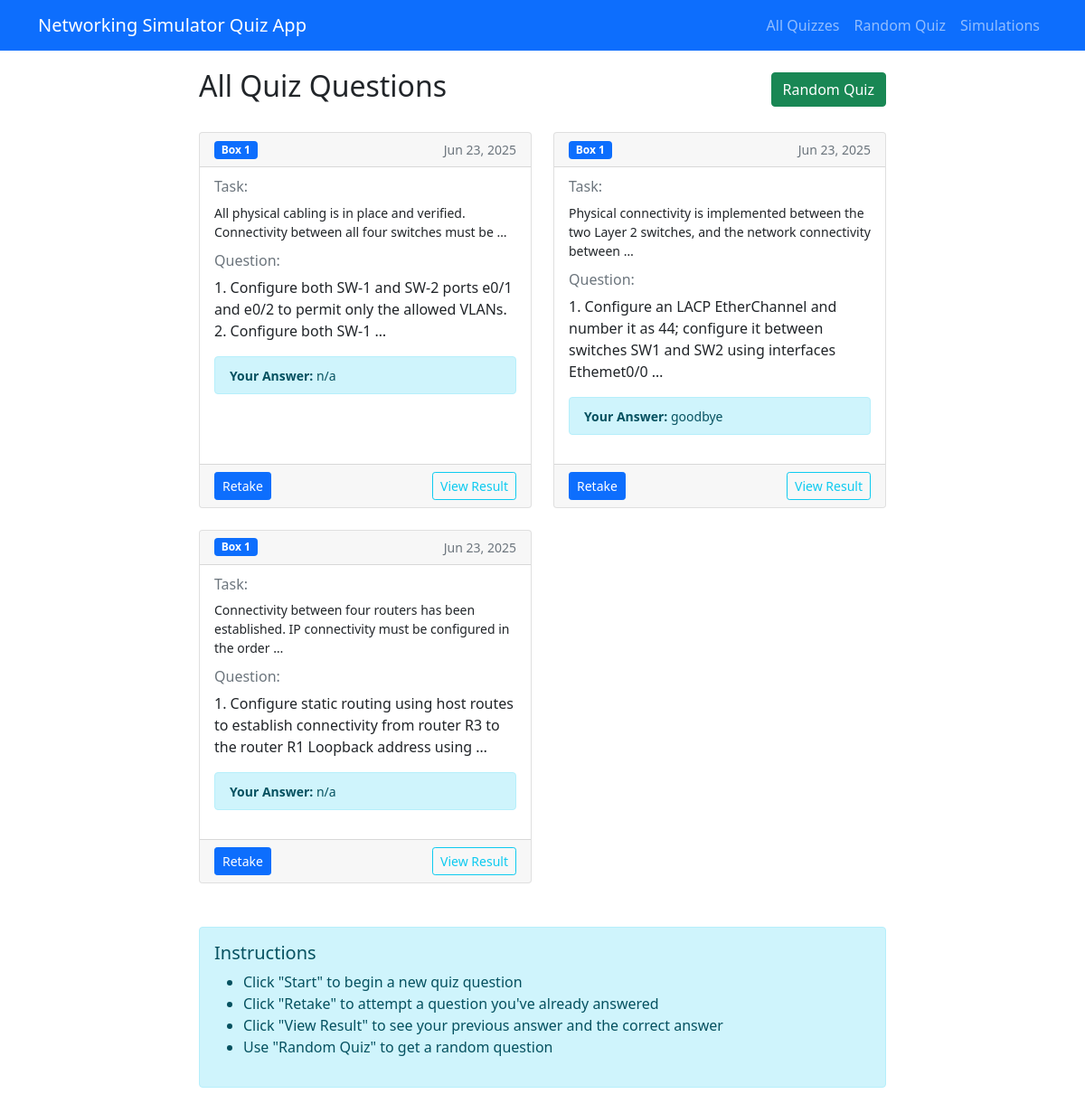
The page /quiz/ on the database as committed earlier.
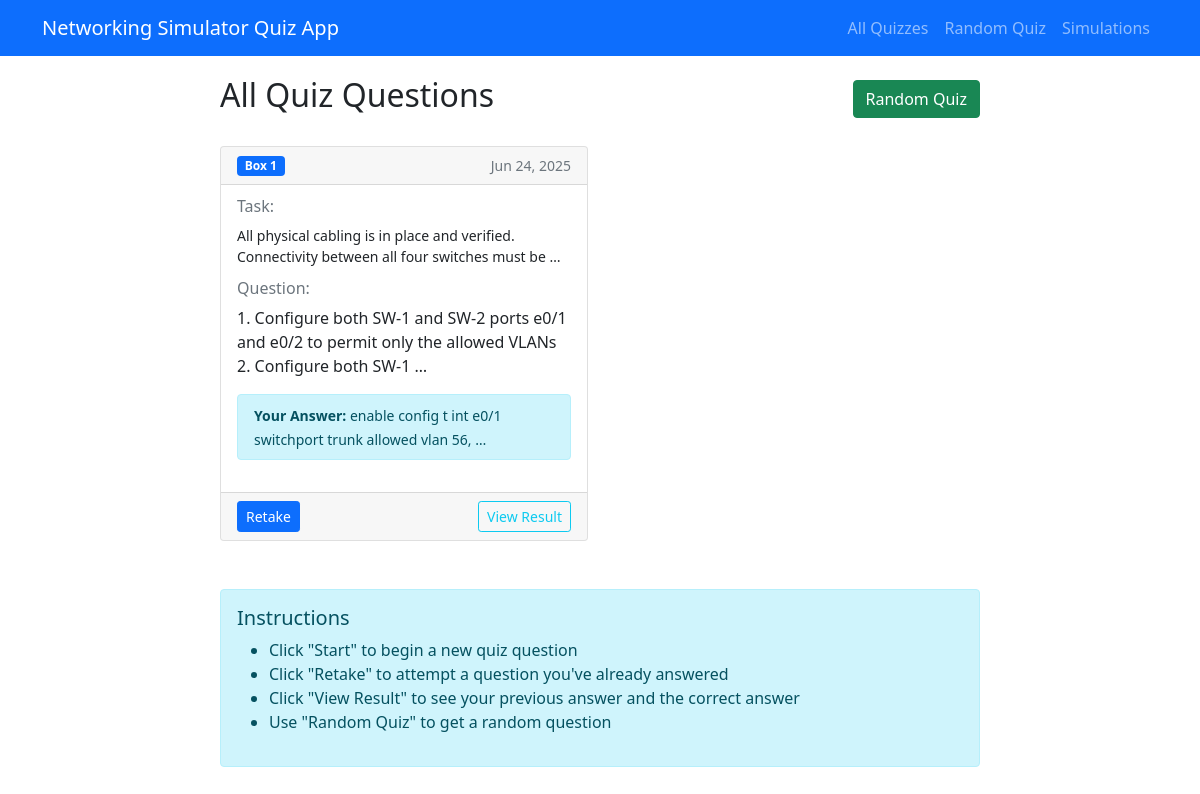
The same page on the database as committed later.
### simulations/models.py (models this page shows, shortened)
class Simulation(models.Model):
    task = models.TextField(max_length=600)
    question = models.TextField(max_length=600)
    labanswer = models.TextField(max_length=600)
    useranswer = models.TextField(max_length=600, blank=True)
    box = models.IntegerField(
        choices=zip(BOXES, BOXES),
        default=BOXES[0],
    )
    image = models.ImageField(
        upload_to=simulation_image_path,
        blank=True,
        null=True,
        validators=[FileExtensionValidator(allowed_extensions=['jpg', 'jpeg', 'png', 'gif'])],
        help_text='Upload an image for this simulation (JPG, PNG, GIF formats allowed)'
    )
    date_created = models.DateTimeField(auto_now_add=True)
    class Meta:
        ordering = ['box', 'date_created']

### simulations/views.py (the view)
# urls.py: path('quiz/', views.QuizListView.as_view(), name='quiz_list'),
class QuizListView(ListView):
    model = Simulation
    template_name = 'quiz/list.html'
    context_object_name = 'simulations'
    ordering = ['box', 'date_created']

### simulations/templates/quiz/list.html (shortened to what this page needs)
{% extends 'quiz/base.html' %}
{% block content %}
<div class="row">
    <div class="col-md-12">
        <div class="d-flex justify-content-between align-items-center mb-4">
            <h2> All Quiz Questions</h2>
            <a href="{% url 'random_quiz' %}" class="btn btn-success">
                 Random Quiz
            </a>
        </div>
        {% if simulations %}
        <div class="row">
            {% for simulation in simulations %}
            <div class="col-md-6 mb-4">
                <div class="card h-100">
                    <div class="card-header d-flex justify-content-between align-items-center">
                        <span class="badge bg-primary">Box {{ simulation.box }}</span>
                        <small class="text-muted">{{ simulation.date_created|date:"M d, Y" }}</small>
                    </div>
                    <div class="card-body">
                        {% if simulation.task %}
                        <h6 class="card-subtitle mb-2 text-muted">Task:</h6>
                        <p class="card-text small">{{ simulation.task|truncatewords:15 }}</p>
                        {% endif %}
                        <h6 class="card-subtitle mb-2 text-muted">Question:</h6>
                        <p class="card-text">{{ simulation.question|truncatewords:20 }}</p>
                        {% if simulation.useranswer %}
                        <div class="alert alert-info py-2">
                            <small><strong>Your Answer:</strong> {{ simulation.useranswer|truncatewords:10 }}</small>
                        </div>
                        {% endif %}
                    </div>
                    <div class="card-footer">
                        <div class="d-grid gap-2 d-md-flex justify-content-md-between">
                            <a href="{% url 'quiz_question' simulation_id=simulation.id %}"
                               class="btn btn-primary btn-sm">
                                {% if simulation.useranswer %}
                                     Retake
                                {% else %}
                                    <i class="fas fa-play"></i> Start
                                {% endif %}
                            </a>
                            {% if simulation.useranswer %}
                            <a href="{% url 'quiz_result' simulation_id=simulation.id %}"
                               class="btn btn-outline-info btn-sm">
                                 View Result
                            </a>
                            {% endif %}
                        </div>
                    </div>
                </div>
            </div>
            {% endfor %}
        </div>
        <div class="row mt-4">
            <div class="col-md-12">
                <div class="alert alert-info">
                    <h5> Instructions</h5>
                    <ul>
                        <li>Click "Start" to begin a new quiz question</li>
                        <li>Click "Retake" to attempt a question you've already answered</li>
                        <li>Click "View Result" to see your previous answer and the correct answer</li>
                        <li>Use "Random Quiz" to get a random question</li>
                    </ul>
                </div>
            </div>
        </div>
        {% endif %}
    </div>
</div>
{% endblock %}

Rows that differ between the two databases and show on the page:
removed Simulation: box "1", date_created "Jun 23, 2025", task "Physical connectivity is implemented between the two Layer 2 switches, and the network connectivity between …", question "1. Configure an LACP EtherChannel and number it as 44; configure it between switches SW1 and SW2 using interfaces Ethemet0/0 …", useranswer "goodbye", shows "Retake", shows "View Result"
removed Simulation: box "1", date_created "Jun 23, 2025", task "Connectivity between four routers has been established. IP connectivity must be configured in the order …", question "1. Configure static routing using host routes to establish connectivity from router R3 to the router R1 Loopback address using …", useranswer "n/a", shows "Retake", shows "View Result"
changed Simulation: date_created "Jun 23, 2025" → "Jun 24, 2025"; question "1. Configure both SW-1 and SW-2 ports e0/1 and e0/2 to permit only the allowed VLANs. 2. Configure both SW-1 …" → "1. Configure both SW-1 and SW-2 ports e0/1 and e0/2 to permit only the allowed VLANs 2. Configure both SW-1 …"; useranswer "n/a" → "enable config t int e0/1 switchport trunk allowed vlan 56, …"
